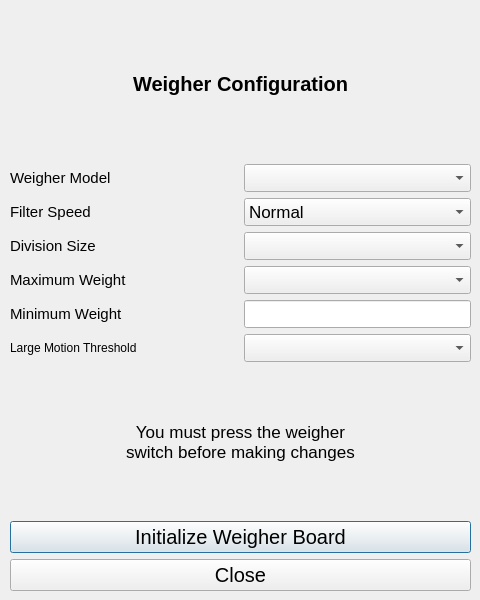
<?xml version="1.0" encoding="UTF-8"?>
<ui version="4.0">
 <class>weighconfig</class>
 <widget class="QDialog" name="weighconfig">
  <property name="geometry">
   <rect>
    <x>0</x>
    <y>0</y>
    <width>480</width>
    <height>600</height>
   </rect>
  </property>
  <property name="maximumSize">
   <size>
    <width>544</width>
    <height>800</height>
   </size>
  </property>
  <property name="windowTitle">
   <string>Weigher Configuration</string>
  </property>
  <widget class="QWidget" name="verticalLayoutWidget">
   <property name="geometry">
    <rect>
     <x>10</x>
     <y>10</y>
     <width>461</width>
     <height>581</height>
    </rect>
   </property>
   <layout class="QVBoxLayout" name="verticalLayout">
    <item>
     <widget class="QLabel" name="lblWeighConfiguration">
      <property name="font">
       <font>
        <pointsize>15</pointsize>
        <weight>75</weight>
        <bold>true</bold>
       </font>
      </property>
      <property name="text">
       <string>Weigher Configuration</string>
      </property>
      <property name="alignment">
       <set>Qt::AlignCenter</set>
      </property>
     </widget>
    </item>
    <item>
     <layout class="QHBoxLayout" name="horizontalLayout">
      <item>
       <widget class="QLabel" name="lblWeighConfiguration_2">
        <property name="minimumSize">
         <size>
          <width>226</width>
          <height>0</height>
         </size>
        </property>
        <property name="font">
         <font>
          <pointsize>11</pointsize>
         </font>
        </property>
        <property name="text">
         <string>Weigher Model</string>
        </property>
       </widget>
      </item>
      <item>
       <widget class="QComboBox" name="cmbweighmodel">
        <property name="sizePolicy">
         <sizepolicy hsizetype="Minimum" vsizetype="Fixed">
          <horstretch>0</horstretch>
          <verstretch>0</verstretch>
         </sizepolicy>
        </property>
        <property name="minimumSize">
         <size>
          <width>225</width>
          <height>0</height>
         </size>
        </property>
        <property name="font">
         <font>
          <pointsize>13</pointsize>
         </font>
        </property>
       </widget>
      </item>
     </layout>
    </item>
    <item>
     <layout class="QHBoxLayout" name="horizontalLayout_2">
      <item>
       <widget class="QLabel" name="lblWeighConfiguration_7">
        <property name="minimumSize">
         <size>
          <width>226</width>
          <height>0</height>
         </size>
        </property>
        <property name="font">
         <font>
          <pointsize>11</pointsize>
         </font>
        </property>
        <property name="text">
         <string>Filter Speed</string>
        </property>
       </widget>
      </item>
      <item>
       <widget class="QComboBox" name="cmbFilterSpeed">
        <property name="sizePolicy">
         <sizepolicy hsizetype="Minimum" vsizetype="Fixed">
          <horstretch>0</horstretch>
          <verstretch>0</verstretch>
         </sizepolicy>
        </property>
        <property name="minimumSize">
         <size>
          <width>225</width>
          <height>0</height>
         </size>
        </property>
        <property name="font">
         <font>
          <pointsize>13</pointsize>
         </font>
        </property>
        <item>
         <property name="text">
          <string>Normal</string>
         </property>
        </item>
        <item>
         <property name="text">
          <string>Slow</string>
         </property>
        </item>
        <item>
         <property name="text">
          <string>Fast</string>
         </property>
        </item>
       </widget>
      </item>
     </layout>
    </item>
    <item>
     <layout class="QHBoxLayout" name="horizontalLayout_3">
      <item>
       <widget class="QLabel" name="lblWeighConfiguration_3">
        <property name="minimumSize">
         <size>
          <width>226</width>
          <height>0</height>
         </size>
        </property>
        <property name="font">
         <font>
          <pointsize>11</pointsize>
         </font>
        </property>
        <property name="text">
         <string>Division Size</string>
        </property>
       </widget>
      </item>
      <item>
       <widget class="QComboBox" name="cmbDivisionsize">
        <property name="sizePolicy">
         <sizepolicy hsizetype="Minimum" vsizetype="Fixed">
          <horstretch>0</horstretch>
          <verstretch>0</verstretch>
         </sizepolicy>
        </property>
        <property name="minimumSize">
         <size>
          <width>225</width>
          <height>0</height>
         </size>
        </property>
        <property name="font">
         <font>
          <pointsize>13</pointsize>
         </font>
        </property>
       </widget>
      </item>
     </layout>
    </item>
    <item>
     <layout class="QHBoxLayout" name="horizontalLayout_4">
      <item>
       <widget class="QLabel" name="lblWeighConfiguration_4">
        <property name="minimumSize">
         <size>
          <width>226</width>
          <height>0</height>
         </size>
        </property>
        <property name="font">
         <font>
          <pointsize>11</pointsize>
         </font>
        </property>
        <property name="text">
         <string>Maximum Weight</string>
        </property>
       </widget>
      </item>
      <item>
       <widget class="QComboBox" name="cmbMaxzweight">
        <property name="sizePolicy">
         <sizepolicy hsizetype="Minimum" vsizetype="Fixed">
          <horstretch>0</horstretch>
          <verstretch>0</verstretch>
         </sizepolicy>
        </property>
        <property name="minimumSize">
         <size>
          <width>225</width>
          <height>0</height>
         </size>
        </property>
        <property name="font">
         <font>
          <pointsize>13</pointsize>
         </font>
        </property>
       </widget>
      </item>
     </layout>
    </item>
    <item>
     <layout class="QHBoxLayout" name="horizontalLayout_5">
      <item>
       <widget class="QLabel" name="lblWeighConfiguration_5">
        <property name="minimumSize">
         <size>
          <width>226</width>
          <height>0</height>
         </size>
        </property>
        <property name="font">
         <font>
          <pointsize>11</pointsize>
         </font>
        </property>
        <property name="text">
         <string>Minimum Weight</string>
        </property>
       </widget>
      </item>
      <item>
       <widget class="QLineEdit" name="lineEdit">
        <property name="sizePolicy">
         <sizepolicy hsizetype="Minimum" vsizetype="Fixed">
          <horstretch>0</horstretch>
          <verstretch>0</verstretch>
         </sizepolicy>
        </property>
        <property name="minimumSize">
         <size>
          <width>225</width>
          <height>0</height>
         </size>
        </property>
        <property name="font">
         <font>
          <pointsize>13</pointsize>
         </font>
        </property>
       </widget>
      </item>
     </layout>
    </item>
    <item>
     <layout class="QHBoxLayout" name="horizontalLayout_6">
      <item>
       <widget class="QLabel" name="largeMotionlbl">
        <property name="minimumSize">
         <size>
          <width>226</width>
          <height>0</height>
         </size>
        </property>
        <property name="font">
         <font>
          <pointsize>9</pointsize>
         </font>
        </property>
        <property name="text">
         <string>Large Motion Threshold</string>
        </property>
       </widget>
      </item>
      <item>
       <widget class="QComboBox" name="largeMotion">
        <property name="sizePolicy">
         <sizepolicy hsizetype="Minimum" vsizetype="Fixed">
          <horstretch>0</horstretch>
          <verstretch>0</verstretch>
         </sizepolicy>
        </property>
        <property name="minimumSize">
         <size>
          <width>225</width>
          <height>0</height>
         </size>
        </property>
        <property name="font">
         <font>
          <pointsize>13</pointsize>
         </font>
        </property>
       </widget>
      </item>
     </layout>
    </item>
    <item>
     <widget class="QLabel" name="lbl_pressSwitch">
      <property name="font">
       <font>
        <pointsize>13</pointsize>
       </font>
      </property>
      <property name="text">
       <string>You must press the weigher 
switch before making changes</string>
      </property>
      <property name="alignment">
       <set>Qt::AlignCenter</set>
      </property>
     </widget>
    </item>
    <item>
     <widget class="QPushButton" name="initWeigherBoardBtn">
      <property name="font">
       <font>
        <pointsize>15</pointsize>
       </font>
      </property>
      <property name="text">
       <string>Initialize Weigher Board</string>
      </property>
     </widget>
    </item>
    <item>
     <widget class="QPushButton" name="backBtn">
      <property name="font">
       <font>
        <pointsize>15</pointsize>
       </font>
      </property>
      <property name="focusPolicy">
       <enum>Qt::NoFocus</enum>
      </property>
      <property name="text">
       <string>Close</string>
      </property>
     </widget>
    </item>
   </layout>
  </widget>
 </widget>
 <resources/>
 <connections/>
</ui>
